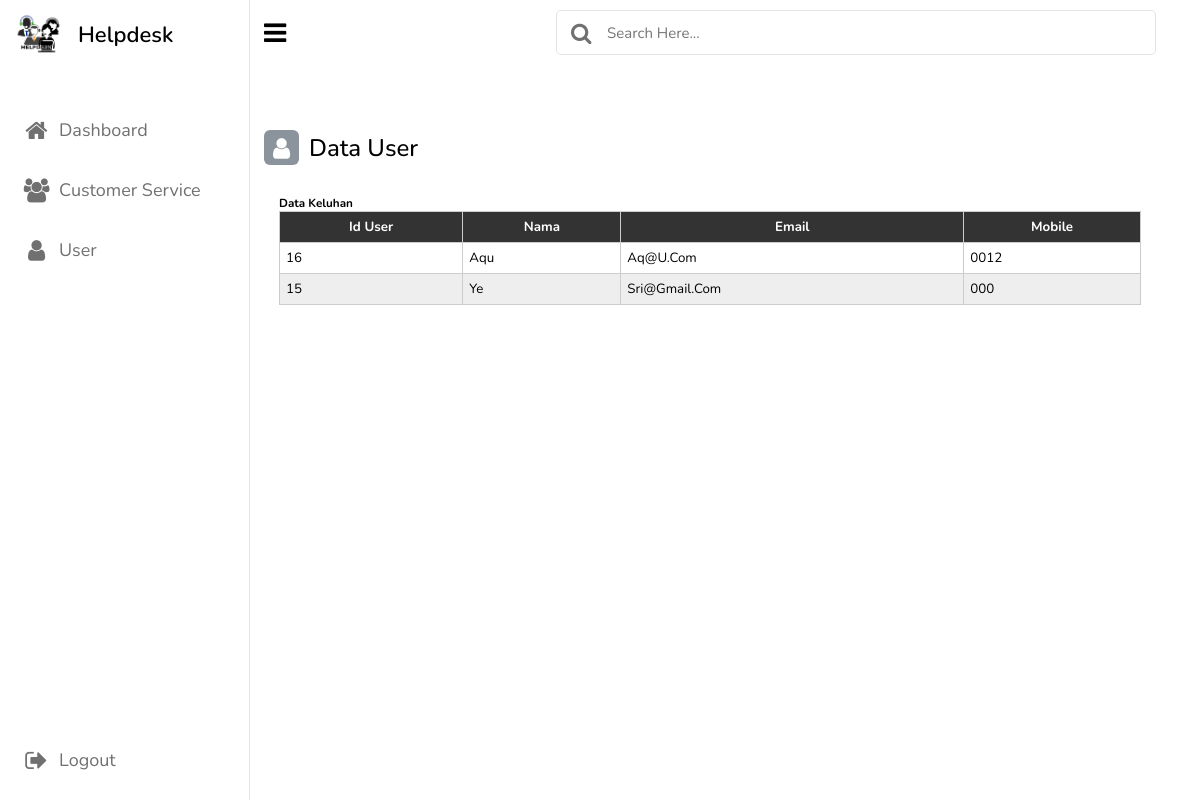
Screenshot of /user.php with the database file from the repository.
### tables this page shows
CREATE TABLE `tb_user` (
  `id_user` int(15) NOT NULL,
  `nama` varchar(100) NOT NULL,
  `email` varchar(100) NOT NULL,
  `mobile` varchar(15) NOT NULL,
  `password` varchar(100) NOT NULL,
  `type` varchar(25) NOT NULL
);

### user.php (the view, shortened to what this page needs)
<?php
include_once("koneksi.php");
$result = mysqli_query($mysqli, "SELECT id_user, nama, email, mobile, type FROM tb_user WHERE type = 'mahasiswa' ORDER BY id_user DESC");
?>
<html>
<head>
    <link rel="stylesheet" href="https://cdnjs.cloudflare.com/ajax/libs/font-awesome/4.7.0/css/font-awesome.min.css">
    <link rel="stylesheet" href="cs.css">
</head>
<body>
    <nav class="sidebar">
        <div class="logo-name">
            <div class="logo-image">
                <img src="logo.png" alt="">
            </div>
            <span class="logo_name">Helpdesk</span>
        </div>
        <div class="menu-items">
            <ul class="nav-links">
                <li><a href="admin.php">
                    <i class="fa fa-home"></i>
                    <span class="link-name">Dashboard</span>
                </a></li>
                <li><a href="cs.php">
                    <i class="fa fa-users"></i>
                    <span class="link-name">Customer Service</span>
                </a></li>
                <li><a href="user.php">
                    <i class="fa fa-user"></i>
                    <span class="link-name">User</span>
                </a></li>
            </ul>
            <ul class="logout-mod">
                <li><a href="logout.php">
                    <i class="fa fa-sign-out"></i>
                    <span class="link-name">Logout</span>
                </a></li>
            </ul>
        </div>
    </nav>
    <section class="dashboard">
        <div class="top">
            <i class="fa fa-bars sidebar-toggle"></i>
            <div class="search-box">
                <i class="fa fa-search"></i>
                <input type="text" placeholder="Search here...">
            </div>
        </div>
        <div class="dash-content">
            <div class="overview">
                <div class="title">
                <i class="fa fa-user"></i>
                 <span class="text">Data User </span>
                </div>
            </div>
        <body>
            <div class="activity">
                <div class="activity-data">
                    <div class="data names">
                    <table width='320%' border=1>
                    <link rel="stylesheet" href="style.css">
                    <h3>Data Keluhan</h3>
             <tr>
                    <th>Id User</th>
                    <th>Nama</th>
                    <th>Email</th>
                    <th>Mobile</th>
            </tr>
            <?php
                while($user_keluhan = mysqli_fetch_array($result)) {
                echo "<tr>";
                echo "<td>".$user_keluhan["id_user"]."</td>";
                echo "<td>".$user_keluhan["nama"]."</td>";
                echo "<td>".$user_keluhan["email"]."</td>";
                echo "<td>".$user_keluhan["mobile"]."</td>";
                echo "</tr>";
            }
                ?>
            </table>
         </body>
        </html>

### cs.css (style rules this page uses)
* { margin: 0; padding: 0; box-sizing: border-box; }
:root { --primary-color: #8b949c; --panel-color: #FFF; --text-color: #000; --black-light-color: #707070; --border-color: #e6e5e5; --toggle-color: #DDD; --box1-color: #dcdcdc; --box2-color: #add8e6; --box3-color: #E7D1FC; --title-icon-color: #fff; --tran-05: all 0.5s ease; --tran-03: all 0.3s ease; --tran-03: all 0.2s ease; }
body { min-height: 100vh; background-color: var(--primary-color); }
nav { position: fixed; top: 0; left: 0; height: 100%; width: 250px; padding: 10px 14px; background-color: var(--panel-color); border-right: 1px solid var(--border-color); }
nav .logo-name { display: flex; align-items: center; }
nav .logo-image { display: flex; justify-content: center; min-width: 50px; }
nav .logo-image img { width: 50px; object-fit: cover; border-radius: 50%; height: 50px; }
nav .logo-name .logo_name { font-size: 22px; font-weight: 600; color: var(--text-color); margin-left: 14px; transition: var(--tran-05); }
nav .menu-items { margin-top: 40px; height: calc(100% - 90px); display: flex; flex-direction: column; justify-content: space-between; }
.menu-items li { list-style: none; }
.menu-items li a { display: flex; align-items: center; height: 60px; text-decoration: none; position: relative; }
.menu-items li a i { font-size: 24px; min-width: 45px; height: 100%; display: flex; align-items: center; justify-content: center; color: var(--black-light-color); }
.menu-items li a .link-name { font-size: 18px; font-weight: 400; color: var(--black-light-color); transition: var(--tran-05); }
.dashboard { position: relative; left: 250px; background-color: var(--panel-color); min-height: 100vh; width: calc(100% - 250px); padding: 10px 14px; transition: var(--tran-05); }
.dashboard .top { position: fixed; top: 0; left: 250px; display: flex; width: calc(100% - 250px); justify-content: space-between; align-items: center; padding: 10px 14px; background-color: var(--panel-color); transition: var(--tran-05); z-index: 10; }
.dashboard .top .sidebar-toggle { font-size: 26px; color: var(--text-color); cursor: pointer; }
.dashboard .top .search-box { position: relative; height: 45px; max-width: 600px; width: 100%; margin: 0 30px; }
.top .search-box input { position: absolute; border: 1px solid var(--border-color); background-color: var(--panel-color); padding: 0 25px 0 50px; border-radius: 5px; height: 100%; width: 100%; color: var(--text-color); font-size: 15px; font-weight: 400; outline: none; }
.top .search-box i { position: absolute; left: 0; font-size: 22px; z-index: 10; top: 50%; transform: translateY(-50%); color: var(--black-light-color); padding: 15px; }
.dashboard .dash-content { padding-top: 50px; }
.dash-content .title { display: flex; align-items: center; margin: 70px 0 30px 0; }
.dash-content .title i { position: relative; height: 35px; width: 35px; background-color: var(--primary-color); border-radius: 6px; color: var(--title-icon-color); display: flex; align-items: center; justify-content: center; font-size: 24px; }
.dash-content .title .text { font-size: 24px; font-weight: 500; color: var(--text-color); margin-left: 10px; }
.dash-content .activity .activity-data { display: flex; justify-content: space-between; align-items: center; width: 100%; }
.activity .activity-data { display: flex; }
.activity-data .data { display: flex; flex-direction: column; margin: 0 15px; }
table { border-collapse: collapse; font-size: 10pt; border: 1px solid #cccccc; }
td { padding: 3px; height: 25px; }
th { background-color: #828282; color: white; height: 30px; }

### style.css (style rules this page uses)
:root { --main-color:#000000; --black:#555; --light-color:#777; --bg:#dcdcdc; --border:.1rem solid rgba(0,0,0,.1); --box-shadow:0 .5rem 1.5rem rgba(0,0,0,.1); }
* { font-family: 'Nunito', sans-serif; margin:0; padding:0; box-sizing: border-box; outline: none; border:none; text-decoration: none; text-transform: capitalize; transition: all .3s ease-out; }
html { font-size: 62.5%; scroll-behavior: smooth; scroll-padding-top: 9rem; overflow-x: hidden; }
section { padding:2rem 9%; }

### user.php (style rules this page uses)
tr:nth-of-type(odd) { background: #eee; }
th { background: #333; color: white; font-weight: bold; }
td, th { padding: 6px; border: 1px solid #ccc; text-align: ; }

### rows the page displays
tb_user: id_user "16", nama "Aqu", email "Aq@u.com", mobile "0012"
tb_user: id_user "15", nama "Ye", email "Sri@gmail.com", mobile "000"
